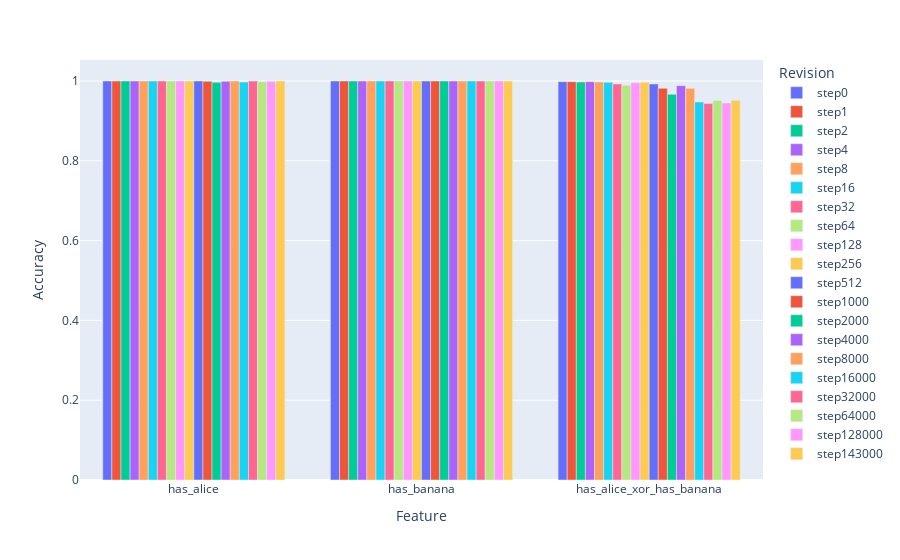

Source (notebook cell):
### Code cell
import plotly.express as px

all_accs_f = {k: {k2: v2.item() for k2, v2 in v.items()} for k, v in all_accs_test.items()}

fig = px.bar(all_accs_f, barmode='group')
fig.update_layout(xaxis_title="Feature", yaxis_title="Accuracy", legend_title="Revision")
fig.show()

### Figure 1 — Plotly figure (JSON) as saved in the notebook; plotly's stock layout.template omitted (floating-point values rounded to 4 significant figures)
{"data": [{"alignmentgroup": "True", "hovertemplate": "variable=step0<br>index=%{x}<br>value=%{y}<extra></extra>", "legendgroup": "step0", "marker": {"color": "#636efa", "pattern": {"shape": ""}}, "name": "step0", "offsetgroup": "step0", "orientation": "v", "showlegend": true, "textposition": "auto", "type": "bar", "x": ["has_alice", "has_banana", "has_alice_xor_has_banana"], "xaxis": "x", "y": [1, 1, 0.9983], "yaxis": "y"}, {"alignmentgroup": "True", "hovertemplate": "variable=step1<br>index=%{x}<br>value=%{y}<extra></extra>", "legendgroup": "step1", "marker": {"color": "#EF553B", "pattern": {"shape": ""}}, "name": "step1", "offsetgroup": "step1", "orientation": "v", "showlegend": true, "textposition": "auto", "type": "bar", "x": ["has_alice", "has_banana", "has_alice_xor_has_banana"], "xaxis": "x", "y": [1, 1, 0.9983], "yaxis": "y"}, {"alignmentgroup": "True", "hovertemplate": "variable=step2<br>index=%{x}<br>value=%{y}<extra></extra>", "legendgroup": "step2", "marker": {"color": "#00cc96", "pattern": {"shape": ""}}, "name": "step2", "offsetgroup": "step2", "orientation": "v", "showlegend": true, "textposition": "auto", "type": "bar", "x": ["has_alice", "has_banana", "has_alice_xor_has_banana"], "xaxis": "x", "y": [1, 1, 0.9975], "yaxis": "y"}, {"alignmentgroup": "True", "hovertemplate": "variable=step4<br>index=%{x}<br>value=%{y}<extra></extra>", "legendgroup": "step4", "marker": {"color": "#ab63fa", "pattern": {"shape": ""}}, "name": "step4", "offsetgroup": "step4", "orientation": "v", "showlegend": true, "textposition": "auto", "type": "bar", "x": ["has_alice", "has_banana", "has_alice_xor_has_banana"], "xaxis": "x", "y": [1, 1, 0.9983], "yaxis": "y"}, {"alignmentgroup": "True", "hovertemplate": "variable=step8<br>index=%{x}<br>value=%{y}<extra></extra>", "legendgroup": "step8", "marker": {"color": "#FFA15A", "pattern": {"shape": ""}}, "name": "step8", "offsetgroup": "step8", "orientation": "v", "showlegend": true, "textposition": "auto", "type": "bar", "x": ["has_alice", "has_banana", "has_alice_xor_has_banana"], "xaxis": "x", "y": [1, 1, 0.9975], "yaxis": "y"}, {"alignmentgroup": "True", "hovertemplate": "variable=step16<br>index=%{x}<br>value=%{y}<extra></extra>", "legendgroup": "step16", "marker": {"color": "#19d3f3", "pattern": {"shape": ""}}, "name": "step16", "offsetgroup": "step16", "orientation": "v", "showlegend": true, "textposition": "auto", "type": "bar", "x": ["has_alice", "has_banana", "has_alice_xor_has_banana"], "xaxis": "x", "y": [1, 1, 0.9967], "yaxis": "y"}, {"alignmentgroup": "True", "hovertemplate": "variable=step32<br>index=%{x}<br>value=%{y}<extra></extra>", "legendgroup": "step32", "marker": {"color": "#FF6692", "pattern": {"shape": ""}}, "name": "step32", "offsetgroup": "step32", "orientation": "v", "showlegend": true, "textposition": "auto", "type": "bar", "x": ["has_alice", "has_banana", "has_alice_xor_has_banana"], "xaxis": "x", "y": [1, 1, 0.9925], "yaxis": "y"}, {"alignmentgroup": "True", "hovertemplate": "variable=step64<br>index=%{x}<br>value=%{y}<extra></extra>", "legendgroup": "step64", "marker": {"color": "#B6E880", "pattern": {"shape": ""}}, "name": "step64", "offsetgroup": "step64", "orientation": "v", "showlegend": true, "textposition": "auto", "type": "bar", "x": ["has_alice", "has_banana", "has_alice_xor_has_banana"], "xaxis": "x", "y": [1, 1, 0.9892], "yaxis": "y"}, {"alignmentgroup": "True", "hovertemplate": "variable=step128<br>index=%{x}<br>value=%{y}<extra></extra>", "legendgroup": "step128", "marker": {"color": "#FF97FF", "pattern": {"shape": ""}}, "name": "step128", "offsetgroup": "step128", "orientation": "v", "showlegend": true, "textposition": "auto", "type": "bar", "x": ["has_alice", "has_banana", "has_alice_xor_has_banana"], "xaxis": "x", "y": [1, 1, 0.9958], "yaxis": "y"}, {"alignmentgroup": "True", "hovertemplate": "variable=step256<br>index=%{x}<br>value=%{y}<extra></extra>", "legendgroup": "step256", "marker": {"color": "#FECB52", "pattern": {"shape": ""}}, "name": "step256", "offsetgroup": "step256", "orientation": "v", "showlegend": true, "textposition": "auto", "type": "bar", "x": ["has_alice", "has_banana", "has_alice_xor_has_banana"], "xaxis": "x", "y": [1, 1, 0.9967], "yaxis": "y"}, {"alignmentgroup": "True", "hovertemplate": "variable=step512<br>index=%{x}<br>value=%{y}<extra></extra>", "legendgroup": "step512", "marker": {"color": "#636efa", "pattern": {"shape": ""}}, "name": "step512", "offsetgroup": "step512", "orientation": "v", "showlegend": true, "textposition": "auto", "type": "bar", "x": ["has_alice", "has_banana", "has_alice_xor_has_banana"], "xaxis": "x", "y": [1, 1, 0.9925], "yaxis": "y"}, {"alignmentgroup": "True", "hovertemplate": "variable=step1000<br>index=%{x}<br>value=%{y}<extra></extra>", "legendgroup": "step1000", "marker": {"color": "#EF553B", "pattern": {"shape": ""}}, "name": "step1000", "offsetgroup": "step1000", "orientation": "v", "showlegend": true, "textposition": "auto", "type": "bar", "x": ["has_alice", "has_banana", "has_alice_xor_has_banana"], "xaxis": "x", "y": [0.9992, 1, 0.9817], "yaxis": "y"}, {"alignmentgroup": "True", "hovertemplate": "variable=step2000<br>index=%{x}<br>value=%{y}<extra></extra>", "legendgroup": "step2000", "marker": {"color": "#00cc96", "pattern": {"shape": ""}}, "name": "step2000", "offsetgroup": "step2000", "orientation": "v", "showlegend": true, "textposition": "auto", "type": "bar", "x": ["has_alice", "has_banana", "has_alice_xor_has_banana"], "xaxis": "x", "y": [0.9967, 1, 0.9667], "yaxis": "y"}, {"alignmentgroup": "True", "hovertemplate": "variable=step4000<br>index=%{x}<br>value=%{y}<extra></extra>", "legendgroup": "step4000", "marker": {"color": "#ab63fa", "pattern": {"shape": ""}}, "name": "step4000", "offsetgroup": "step4000", "orientation": "v", "showlegend": true, "textposition": "auto", "type": "bar", "x": ["has_alice", "has_banana", "has_alice_xor_has_banana"], "xaxis": "x", "y": [0.9992, 1, 0.9883], "yaxis": "y"}, {"alignmentgroup": "True", "hovertemplate": "variable=step8000<br>index=%{x}<br>value=%{y}<extra></extra>", "legendgroup": "step8000", "marker": {"color": "#FFA15A", "pattern": {"shape": ""}}, "name": "step8000", "offsetgroup": "step8000", "orientation": "v", "showlegend": true, "textposition": "auto", "type": "bar", "x": ["has_alice", "has_banana", "has_alice_xor_has_banana"], "xaxis": "x", "y": [1, 1, 0.9817], "yaxis": "y"}, {"alignmentgroup": "True", "hovertemplate": "variable=step16000<br>index=%{x}<br>value=%{y}<extra></extra>", "legendgroup": "step16000", "marker": {"color": "#19d3f3", "pattern": {"shape": ""}}, "name": "step16000", "offsetgroup": "step16000", "orientation": "v", "showlegend": true, "textposition": "auto", "type": "bar", "x": ["has_alice", "has_banana", "has_alice_xor_has_banana"], "xaxis": "x", "y": [0.9975, 1, 0.9475], "yaxis": "y"}, {"alignmentgroup": "True", "hovertemplate": "variable=step32000<br>index=%{x}<br>value=%{y}<extra></extra>", "legendgroup": "step32000", "marker": {"color": "#FF6692", "pattern": {"shape": ""}}, "name": "step32000", "offsetgroup": "step32000", "orientation": "v", "showlegend": true, "textposition": "auto", "type": "bar", "x": ["has_alice", "has_banana", "has_alice_xor_has_banana"], "xaxis": "x", "y": [1, 1, 0.9433], "yaxis": "y"}, {"alignmentgroup": "True", "hovertemplate": "variable=step64000<br>index=%{x}<br>value=%{y}<extra></extra>", "legendgroup": "step64000", "marker": {"color": "#B6E880", "pattern": {"shape": ""}}, "name": "step64000", "offsetgroup": "step64000", "orientation": "v", "showlegend": true, "textposition": "auto", "type": "bar", "x": ["has_alice", "has_banana", "has_alice_xor_has_banana"], "xaxis": "x", "y": [0.9983, 1, 0.9508], "yaxis": "y"}, {"alignmentgroup": "True", "hovertemplate": "variable=step128000<br>index=%{x}<br>value=%{y}<extra></extra>", "legendgroup": "step128000", "marker": {"color": "#FF97FF", "pattern": {"shape": ""}}, "name": "step128000", "offsetgroup": "step128000", "orientation": "v", "showlegend": true, "textposition": "auto", "type": "bar", "x": ["has_alice", "has_banana", "has_alice_xor_has_banana"], "xaxis": "x", "y": [0.9992, 1, 0.945], "yaxis": "y"}, {"alignmentgroup": "True", "hovertemplate": "variable=step143000<br>index=%{x}<br>value=%{y}<extra></extra>", "legendgroup": "step143000", "marker": {"color": "#FECB52", "pattern": {"shape": ""}}, "name": "step143000", "offsetgroup": "step143000", "orientation": "v", "showlegend": true, "textposition": "auto", "type": "bar", "x": ["has_alice", "has_banana", "has_alice_xor_has_banana"], "xaxis": "x", "y": [1, 1, 0.9517], "yaxis": "y"}], "layout": {"autosize": true, "barmode": "group", "legend": {"title": {"text": "Revision"}, "tracegroupgap": 0}, "margin": {"t": 60}, "xaxis": {"anchor": "y", "autorange": true, "domain": [0, 1], "range": [-0.5, 2.5], "title": {"text": "Feature"}, "type": "category"}, "yaxis": {"anchor": "x", "autorange": true, "domain": [0, 1], "range": [0, 1.053], "title": {"text": "Accuracy"}, "type": "linear"}}}
